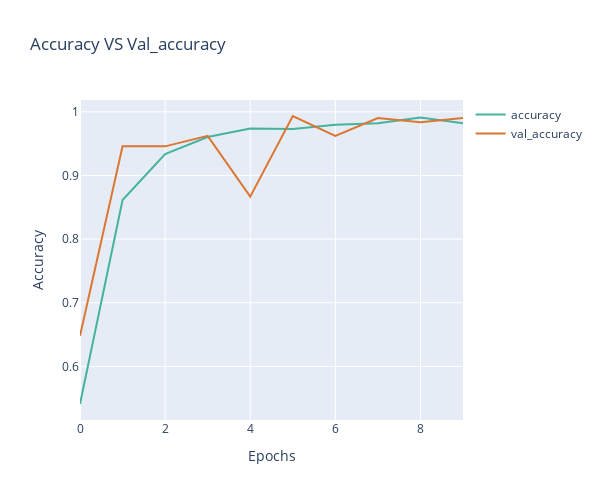

The notebook cell saved with this chart:
### Code cell
# plot line graph using plotly
fig = go.Figure()

fig.add_trace(go.Scatter(x = list(range(EPOCHS)), y = accuracy, mode = 'lines', marker = dict(color = '#45b39d'), name = 'accuracy'))
fig.add_trace(go.Scatter(x = list(range(EPOCHS)), y = val_accuracy, mode = 'lines', marker = dict(color = '#dc7633'), name = 'val_accuracy'))
fig.update_layout(title = 'Accuracy VS Val_accuracy', xaxis_title = 'Epochs', yaxis_title = 'Accuracy', height = 500, width = 600)
fig.show()

### Figure 1 — Plotly figure (JSON) as saved in the notebook; plotly's stock layout.template omitted (floating-point values rounded to 4 significant figures)
{"data": [{"marker": {"color": "#45b39d"}, "mode": "lines", "name": "accuracy", "type": "scatter", "x": [0, 1, 2, 3, 4, 5, 6, 7, 8, 9], "y": [0.5409, 0.8613, 0.9336, 0.9604, 0.9738, 0.9732, 0.9796, 0.9822, 0.991, 0.9822]}, {"marker": {"color": "#dc7633"}, "mode": "lines", "name": "val_accuracy", "type": "scatter", "x": [0, 1, 2, 3, 4, 5, 6, 7, 8, 9], "y": [0.648, 0.9457, 0.9457, 0.9622, 0.8668, 0.9934, 0.9622, 0.9901, 0.9836, 0.9901]}], "layout": {"height": 500, "title": {"text": "Accuracy VS Val_accuracy"}, "width": 600, "xaxis": {"autorange": true, "range": [0, 9], "title": {"text": "Epochs"}, "type": "linear"}, "yaxis": {"autorange": true, "range": [0.5157, 1.019], "title": {"text": "Accuracy"}, "type": "linear"}}}
